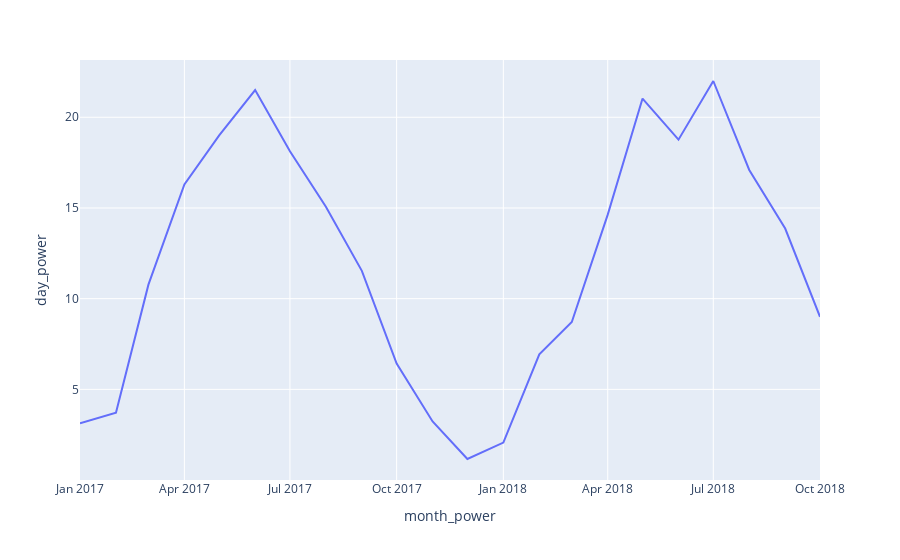

The cell this chart's notebook holds for it:
### Code cell
import plotly.express as px
solar_data['date'] = pd.to_datetime(solar_data['date'])
solar_data['day_power'] = solar_data['cum_power'].diff().fillna(0)
# mask1  = solar_data['date'] >= '2017-03-01'
# mask2 = solar_data['date'] <= '2017-03-31'
# solar_data[mask1 & mask2]['day_power'].mean() 10.774193548387096
solar_data['month_power'] = solar_data['date'].dt.to_period('M')
# solar_data['year_power'] = solar_data['date'].dt.to_period('Y')
sol_group = solar_data.groupby('month_power', as_index=False)['day_power'].mean()
sol_group['month_power'] = sol_group['month_power'].astype('string') # плотли не воспринимает объекты datetime и их производные
px.line(sol_group, x='month_power', y='day_power')

### Figure 1 — Plotly figure (JSON) as saved in the notebook; plotly's stock layout.template omitted (floating-point values rounded to 4 significant figures)
{"data": [{"hovertemplate": "month_power=%{x}<br>day_power=%{y}<extra></extra>", "legendgroup": "", "line": {"color": "#636efa", "dash": "solid"}, "marker": {"symbol": "circle"}, "mode": "lines", "name": "", "orientation": "v", "showlegend": false, "type": "scatter", "x": ["2017-01", "2017-02", "2017-03", "2017-04", "2017-05", "2017-06", "2017-07", "2017-08", "2017-09", "2017-10", "2017-11", "2017-12", "2018-01", "2018-02", "2018-03", "2018-04", "2018-05", "2018-06", "2018-07", "2018-08", "2018-09", "2018-10"], "xaxis": "x", "y": [3.129, 3.714, 10.77, 16.3, 19, 21.5, 18.13, 15.06, 11.53, 6.419, 3.233, 1.161, 2.065, 6.929, 8.71, 14.63, 21.03, 18.77, 22, 17.1, 13.87, 9], "yaxis": "y"}], "layout": {"legend": {"tracegroupgap": 0}, "margin": {"t": 60}, "xaxis": {"anchor": "y", "domain": [0, 1], "title": {"text": "month_power"}}, "yaxis": {"anchor": "x", "domain": [0, 1], "title": {"text": "day_power"}}}}
